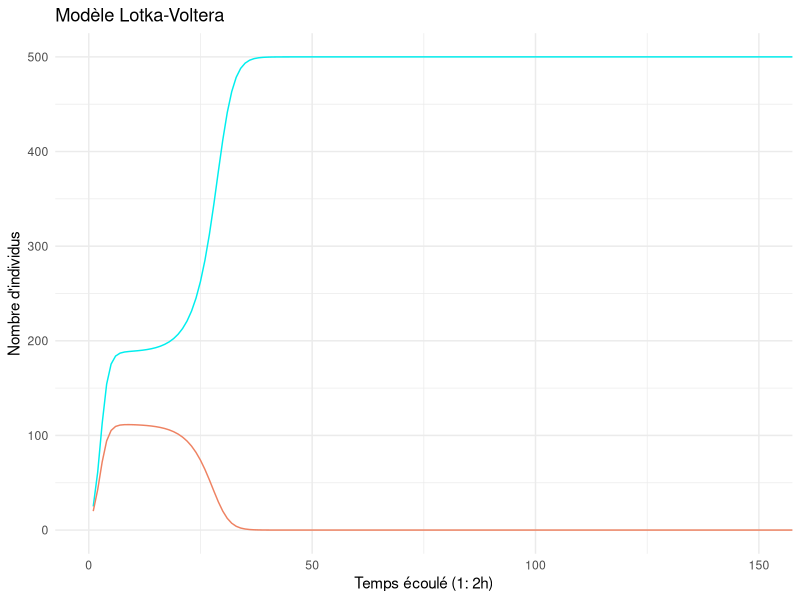

This figure's R source: (Note: this script raises an error after producing the figure.)
#Mettre le bon working directory avec la fonction setwd()
# 1. Librairies
library(ggplot2)
library(deSolve)


#Modèle de compétition Lotka-Voltera ----

Bp_Ap_LV <- function(t, Cond_Ini, parms = c(r_N, K_N, alpha_N, r_P, K_P, alpha_P)){ #N est dans les variables et non les paramètres
  
  with(as.list(Cond_Ini, parms), {
    
    #Croissance logistique
    dN = r_N*N*(1-((N + alpha_P*P)/K_N)) 
    dP = r_P*P*(1-((P + alpha_N*N)/K_P))
    
    # Resultat
    res <- c(dN=dN, dP=dP)
    return(list(res))
  })
}


#Conditions initiales (selon l'énoncé)
N0 <- 25
P0 <- 20
CI <- c(N=N0, P=P0)

#Paramètres
r_N <- 1.2
K_N <- 500
alpha_N <- 1 #influence de N sur P
r_P <- 1
K_P <- 300
alpha_P <- 2.785 #Influence de P sur N
parms <- c(r_N=r_N, K_N=K_N, alpha_N=alpha_N, 
           r_P=r_P, K_P=K_P,alpha_P=alpha_P)


#solution du système d'équations
soln <- ode(y=CI, times= seq(1,337), Bp_Ap_LV, parms)

ggplot() +
  geom_line(aes(soln[,'time'], soln[,'N']), color = 'cyan2') +
  geom_line(aes(soln[,'time'], soln[,'P']), color = 'salmon2') +
  labs(title = "Modèle Lotka-Voltera", x = "Temps écoulé (1: 2h)", y = "Nombre d'individus") +
  coord_cartesian(xlim = c(0,150))+
  theme_minimal()


#Tests Modèle Consommateur-Ressource ----

f_log <- function(t, R, R_max, r) { #Croissance de Bogustonia proii
  res <- r*R*(1-(R/R_max)) #logistique
  return(res)
}

f_exp <- function(t, R, r, alpha) { #Croissance de Bogustonia proii
  res <- r*R*exp(-alpha*R) #logistique
  return(res)
}

g_lin <- function(t, a, c, R, C) { #taux de consommation de Bogustonia par Aleastonia
  res <- a*c*R*C #linéaire
  return(res)
}

g_sat <- function(t,a,c,b,R){
  res <- a*c*R/(b+R)
  return(res)
}

h_lin <- function(t, m, C) { #mortalité d'Aleastonia
  res <- m*C #taux constant
  return(res)
}

Bp_Ap_CR1 <- function(t, Cond_Ini, parms = c(R_max, r, ac, epsilon, m)){
  
  with(as.list(Cond_Ini, parms), {
    
    #Modèle
    dR = f_log(t,R,R_max,r) - g_lin(t, a, c, R, C)
    dC = epsilon*g_lin(t, a, c, R, C) - h_lin(t, m, C)
    
    # Resultat
    res <- c(dR=dR, dC=dC)
    return(list(res))
  })
}

Bp_Ap_CR2 <- function(t, Cond_Ini, parms = c(r, alpha, a, c, epsilon, m)){
  
  with(as.list(Cond_Ini, parms), {
    
    #Croissance logistique
    dR = f_exp(t,R,r,alpha) - g_lin(t, a, c, R, C)
    dC = epsilon*g_lin(t, a, c, R, C) - h_lin(t, m, C)
    
    # Resultat
    res <- c(dR=dR, dC=dC)
    return(list(res))
  })
}

Bp_Ap_CR3 <- function(t, Cond_Ini, parms = c(R_max, r, a, c, b, epsilon, m)){
  
  with(as.list(Cond_Ini, parms), {
    
    #Croissance logistique
    dR = f_log(t,R,R_max,r) - g_sat(t,a,c,b,R)
    dC = epsilon*g_sat(t,a,c,b,R) - h_lin(t, m, C)
    
    # Resultat
    res <- c(dR=dR, dC=dC)
    return(list(res))
  })
}

Bp_Ap_CR4 <- function(t, Cond_Ini, parms = c(r, ac, epsilon, m)){
  
  with(as.list(Cond_Ini, parms), {
    
    #Modèle
    dR = R*r - g_lin(ac, R, C)
    dC = epsilon*g_lin(ac, R, C) - h_lin(m, C)
    
    # Resultat
    res <- c(dR=dR, dC=dC)
    return(list(res))
  })
}

#Conditions initiales (selon l'énoncé)
R0 <- 25
C0 <- 20
CI <- c(R=R0, C=C0)

#Paramètres
R_max <- 500  #500
r <- 3        #3
a <- 1        #1
c <- 2        #2
epsilon <- 1  #1
m <- 1      #1
alpha <- 0.1  
b <- 1
ac <- 2
parms1 <- c(R_max=R_max, r=r, a=a, c=c, epsilon=epsilon, m=m)
parms2 <- c(r=r,alpha=alpha, a=a, c=c, epsilon=epsilon, m=m)
parms3 <- c(R_max=R_max, r=r, a=a, c=c, b=b, epsilon=epsilon, m=m)
parms4 <- c(r=r, ac=ac, epsilon=epsilon, m=m)

#solution du système d'équations
soln <- ode(y=CI, times= seq(1,337), Bp_Ap_CR1, parms1) #je pense que c'est le meilleur
soln <- ode(y=CI, times= seq(1,337), Bp_Ap_CR2, parms2)
soln <- ode(y=CI, times= seq(1,337), Bp_Ap_CR3, parms3)
soln <- ode(y=CI, times= seq(1,337), Bp_Ap_CR4, parms4)

ggplot() +
  geom_line(aes(soln[,'time'], soln[,'R']), color = 'cyan2') +
  geom_line(aes(soln[,'time'], soln[,'C']), color = 'salmon2') +
  labs(title = "Modèle Consommateur-Ressource", x = "Temps écoulé (h)", y = "Nombre d'individus") +
  coord_cartesian(xlim = c(0,337))+
  theme_minimal()

#Modèle finale juste in case ----

f_log <- function(R, R_max, r) { #Croissance de Bogustonia proii
  res <- r*R*(1-(R/R_max)) #logistique
  return(res)
}

g_lin <- function(ac, R, C) { #taux de consommation de Bogustonia par Aleastonia
  res <- ac*R*C #linéaire
  return(res)
}

h_lin <- function(m, C) { #mortalité d'Aleastonia
  res <- m*C #taux constant
  return(res)
}

Bp_Ap_CR <- function(t, Cond_Ini, parms = c(R_max, r, ac, epsilon, m)){
  
  with(as.list(Cond_Ini, parms), {
    
    #Modèle
    dR = f_log(R,R_max,r) - g_lin(ac, R, C)
    dC = epsilon*g_lin(ac, R, C) - h_lin(m, C)
    
    # Resultat
    res <- c(dR=dR, dC=dC)
    return(list(res))
  })
}

CI_final <- c(R=25, C=20)
para_final <- c(R_max=260, r=2.8, ac=1.9, epsilon=1, m=0.5)
soln_final <- ode(y=CI_final, times= seq(1,337), func= Bp_Ap_CR, parms= para_final)

ggplot() +
  geom_line(aes(soln_final[,'time'], soln_final[,'R']), color = 'cyan2') +
  geom_line(aes(soln_final[,'time'], soln_final[,'C']), color = 'salmon2') +
  geom_line(aes(donnees$X, donnees$bogustonia_proii), color = 'blue2') +
  geom_line(aes(donnees$X, donnees$aleastonia_predatora), color = 'red2') +
  labs(title = "Modèle Consommateur-Ressource", x = "Temps écoulé (h)", y = "Nombre d'individus") +
  theme_minimal()



#Graphique données expérimentales ----

donnees <- read.csv('2Bacteries.csv')
bogustonia <- donnees[,3]
aleastonia <- donnees[,4]

x <- 1:length(bogustonia) #plus généraliste si on utilise la fonction length
y1 <- bogustonia
y2 <- aleastonia

df <- data.frame(x = c(x, x), y = c(y1, y2), group = rep(c("Bogustonia proii", "Aleastonia predatora"), each = length(x)))

ggplot(df, aes(x = x, y = y, color = group)) +
  geom_line() +
  labs(title = "Variation des population de A. predatora et B proii dans un pétri sur 2 semaines.", x = "Temps écoulé (h)", y = "Nombre d'individus") +
  theme_minimal()


#Montecarlo - corrélation optimale ----

#Conditions initiales (selon l'énoncé)
R0 <- 25
C0 <- 20
CI <- c(R=R0, C=C0)

iterations <- 1
meilleure_correlation <- 0
meilleur_Rmax <- 0
meilleur_r <- 0
meilleur_ac <- 0
meilleur_epsilon <- 0
meilleur_m <- 0

for(iterations in 1:1000){
  
  print(iterations)
  
  #Parametre
  R_max <- runif(1,35,500)
  r <- runif(1,2.5,3.5)
  ac <- runif(1,1,2)
  epsilon <- runif(1,0.5,1)
  m <- runif(1,0.5,1)
  para <- c(R_max=R_max, r=r, ac=ac, epsilon=epsilon, m=m)
  
  #calcul de la solution
  RC_soln <- ode(y=CI, times= seq(1,337), func= Bp_Ap_CR, parms= para)

  if(length(donnees$bogustonia_proii) == nrow(RC_soln)){
  
  #Corrélation
    Bp <- as.numeric(RC_soln[,'R'])
    Pearson_Bp <- cor.test(Bp, donnees$bogustonia_proii, method = "pearson")
    estimate_Bp <- Pearson_Bp$estimate
    
    Ap <- as.numeric(RC_soln[,'C'])
    Pearson_Ap <- cor.test(Ap, donnees$aleastonia_predatora, method = "pearson")
    estimate_Ap <- Pearson_Ap$estimate
    
    estimate <- estimate_Bp + estimate_Ap
  
  #enregistrement des paramètres
    if(estimate > meilleure_correlation){
        meilleure_correlation <- estimate
        meilleur_Rmax <- R_max
        meilleur_r <- r
        meilleur_ac <- ac
        meilleur_epsilon <- epsilon
        meilleur_m <- m
    } #fin if enregistrement
        
  } #fin if taille vecteurs
  
  iterations <- iterations + 1
  
}#fin boucle for

para_cor <- c(R_max=meilleur_Rmax,r=meilleur_r,ac=meilleur_ac,
              epsilon=meilleur_epsilon,m=meilleur_m)
soln_cor <- ode(y=CI, times= seq(1,337), func= Bp_Ap_CR, parms= para_cor)

ggplot() +
  geom_line(aes(soln_cor[,'time'], soln_cor[,'R']), color = 'cyan2') +
  geom_line(aes(soln_cor[,'time'], soln_cor[,'C']), color = 'salmon2') +
  labs(title = "Modèle Consommateur-Ressource", x = "Temps écoulé (h)", y = "Nombre d'individus") +
  theme_minimal()
